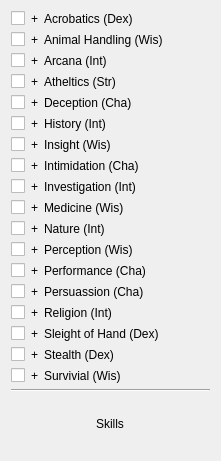
       <widget class="QWidget" name="verticalLayoutWidget_16">
        <property name="geometry">
         <rect>
          <x>80</x>
          <y>300</y>
          <width>221</width>
          <height>461</height>
         </rect>
        </property>
        <layout class="QVBoxLayout" name="skill_vl">
         <item>
          <layout class="QFormLayout" name="skill_fl">
           <item row="0" column="0">
            <layout class="QHBoxLayout" name="acrobatics_hl">
             <item>
              <widget class="QCheckBox" name="acrobatics_cb">
               <property name="layoutDirection">
                <enum>Qt::RightToLeft</enum>
               </property>
               <property name="text">
                <string/>
               </property>
              </widget>
             </item>
             <item>
              <widget class="QLabel" name="acrobaticsMod_lb">
               <property name="text">
                <string>+</string>
               </property>
              </widget>
             </item>
            </layout>
           </item>
           <item row="0" column="1">
            <widget class="QLabel" name="acrobatics_lb">
             <property name="text">
              <string>Acrobatics (Dex)</string>
             </property>
            </widget>
           </item>
           <item row="1" column="0">
            <layout class="QHBoxLayout" name="animalHandling_hl">
             <item>
              <widget class="QCheckBox" name="animalHandling_cb">
               <property name="layoutDirection">
                <enum>Qt::RightToLeft</enum>
               </property>
               <property name="text">
                <string/>
               </property>
              </widget>
             </item>
             <item>
              <widget class="QLabel" name="animalHandlingMod_lb">
               <property name="text">
                <string>+</string>
               </property>
              </widget>
             </item>
            </layout>
           </item>
           <item row="1" column="1">
            <widget class="QLabel" name="animalHandling_lb">
             <property name="text">
              <string>Animal Handling (Wis)</string>
             </property>
            </widget>
           </item>
           <item row="2" column="0">
            <layout class="QHBoxLayout" name="arcana_hl">
             <item>
              <widget class="QCheckBox" name="arcana_cb">
               <property name="layoutDirection">
                <enum>Qt::RightToLeft</enum>
               </property>
               <property name="text">
                <string/>
               </property>
              </widget>
             </item>
             <item>
              <widget class="QLabel" name="arcanaMod_lb">
               <property name="text">
                <string>+</string>
               </property>
              </widget>
             </item>
            </layout>
           </item>
           <item row="2" column="1">
            <widget class="QLabel" name="arcana_lb">
             <property name="text">
              <string>Arcana (Int)</string>
             </property>
            </widget>
           </item>
           <item row="3" column="0">
            <layout class="QHBoxLayout" name="athletics_hl">
             <item>
              <widget class="QCheckBox" name="athletics_cb">
               <property name="layoutDirection">
                <enum>Qt::RightToLeft</enum>
               </property>
               <property name="text">
                <string/>
               </property>
              </widget>
             </item>
             <item>
              <widget class="QLabel" name="athleticsMod_lb">
               <property name="text">
                <string>+</string>
               </property>
              </widget>
             </item>
            </layout>
           </item>
           <item row="3" column="1">
            <widget class="QLabel" name="athletics_lb">
             <property name="text">
              <string>Atheltics (Str)</string>
             </property>
            </widget>
           </item>
           <item row="4" column="0">
            <layout class="QHBoxLayout" name="deception_hl">
             <item>
              <widget class="QCheckBox" name="deception_cb">
               <property name="layoutDirection">
                <enum>Qt::RightToLeft</enum>
               </property>
               <property name="text">
                <string/>
               </property>
              </widget>
             </item>
             <item>
              <widget class="QLabel" name="deceptionMod_lb">
               <property name="text">
                <string>+</string>
               </property>
              </widget>
             </item>
            </layout>
           </item>
           <item row="4" column="1">
            <widget class="QLabel" name="deception_lb">
             <property name="text">
              <string>Deception (Cha)</string>
             </property>
            </widget>
           </item>
           <item row="5" column="0">
            <layout class="QHBoxLayout" name="history_hl">
             <item>
              <widget class="QCheckBox" name="history_cb">
               <property name="layoutDirection">
                <enum>Qt::RightToLeft</enum>
               </property>
               <property name="text">
                <string/>
               </property>
              </widget>
             </item>
             <item>
              <widget class="QLabel" name="historyMod_lb">
               <property name="text">
                <string>+</string>
               </property>
              </widget>
             </item>
            </layout>
           </item>
           <item row="5" column="1">
            <widget class="QLabel" name="history_lb">
             <property name="text">
              <string>History (Int)</string>
             </property>
            </widget>
           </item>
           <item row="6" column="0">
            <layout class="QHBoxLayout" name="insight_hl">
             <item>
              <widget class="QCheckBox" name="insight_cb">
               <property name="layoutDirection">
                <enum>Qt::RightToLeft</enum>
               </property>
               <property name="text">
                <string/>
               </property>
              </widget>
             </item>
             <item>
              <widget class="QLabel" name="insightMod_lb">
               <property name="text">
                <string>+</string>
               </property>
              </widget>
             </item>
            </layout>
           </item>
           <item row="6" column="1">
            <widget class="QLabel" name="insight_lb">
             <property name="text">
              <string>Insight (Wis)</string>
             </property>
            </widget>
           </item>
           <item row="7" column="0">
            <layout class="QHBoxLayout" name="intimidation_hl">
             <item>
              <widget class="QCheckBox" name="intimidation_cb">
               <property name="layoutDirection">
                <enum>Qt::RightToLeft</enum>
               </property>
               <property name="text">
                <string/>
               </property>
              </widget>
             </item>
             <item>
              <widget class="QLabel" name="intimidationMod_lb">
               <property name="text">
                <string>+</string>
               </property>
              </widget>
             </item>
            </layout>
           </item>
           <item row="7" column="1">
            <widget class="QLabel" name="intimidation_lb">
             <property name="text">
              <string>Intimidation (Cha)</string>
             </property>
            </widget>
           </item>
           <item row="8" column="0">
            <layout class="QHBoxLayout" name="investigation_hl">
             <item>
              <widget class="QCheckBox" name="investigation_cb">
               <property name="layoutDirection">
                <enum>Qt::RightToLeft</enum>
               </property>
               <property name="text">
                <string/>
               </property>
              </widget>
             </item>
             <item>
              <widget class="QLabel" name="investigationMod_lb">
               <property name="text">
                <string>+</string>
               </property>
              </widget>
             </item>
            </layout>
           </item>
           <item row="8" column="1">
            <widget class="QLabel" name="investigation_lb">
             <property name="text">
              <string>Investigation (Int)</string>
             </property>
            </widget>
           </item>
           <item row="9" column="0">
            <layout class="QHBoxLayout" name="medicine_hl">
             <item>
              <widget class="QCheckBox" name="medicine_cb">
               <property name="layoutDirection">
                <enum>Qt::RightToLeft</enum>
               </property>
               <property name="text">
                <string/>
               </property>
              </widget>
             </item>
             <item>
              <widget class="QLabel" name="medicineMod_lb">
               <property name="text">
                <string>+</string>
               </property>
              </widget>
             </item>
            </layout>
           </item>
           <item row="9" column="1">
            <widget class="QLabel" name="medicine_lb">
             <property name="text">
              <string>Medicine (Wis)</string>
             </property>
            </widget>
           </item>
           <item row="10" column="0">
            <layout class="QHBoxLayout" name="nature_hl">
             <item>
              <widget class="QCheckBox" name="nature_cb">
               <property name="layoutDirection">
                <enum>Qt::RightToLeft</enum>
               </property>
               <property name="text">
                <string/>
               </property>
              </widget>
             </item>
             <item>
              <widget class="QLabel" name="natureMod_lb">
               <property name="text">
                <string>+</string>
               </property>
              </widget>
             </item>
            </layout>
           </item>
           <item row="10" column="1">
            <widget class="QLabel" name="nature_lb">
             <property name="text">
              <string>Nature (Int)</string>
             </property>
            </widget>
           </item>
           <item row="11" column="0">
            <layout class="QHBoxLayout" name="perception_hl">
             <item>
              <widget class="QCheckBox" name="perception_cb">
               <property name="layoutDirection">
                <enum>Qt::RightToLeft</enum>
               </property>
               <property name="text">
                <string/>
               </property>
              </widget>
             </item>
             <item>
              <widget class="QLabel" name="perceptionMod_lb">
               <property name="text">
                <string>+</string>
               </property>
              </widget>
             </item>
            </layout>
           </item>
           <item row="11" column="1">
            <widget class="QLabel" name="perception_lb">
             <property name="text">
              <string>Perception (Wis)</string>
             </property>
            </widget>
           </item>
           <item row="12" column="0">
            <layout class="QHBoxLayout" name="performance_hl">
             <item>
              <widget class="QCheckBox" name="performance_cb">
               <property name="layoutDirection">
                <enum>Qt::RightToLeft</enum>
               </property>
               <property name="text">
                <string/>
               </property>
              </widget>
             </item>
             <item>
              <widget class="QLabel" name="performanceMod_lb">
               <property name="text">
                <string>+</string>
               </property>
              </widget>
             </item>
            </layout>
           </item>
           <item row="12" column="1">
            <widget class="QLabel" name="performance_lb">
             <property name="text">
              <string>Performance (Cha)</string>
             </property>
            </widget>
           </item>
           <item row="13" column="0">
            <layout class="QHBoxLayout" name="persuassion_hl">
             <item>
              <widget class="QCheckBox" name="persuassion_cb">
               <property name="layoutDirection">
                <enum>Qt::RightToLeft</enum>
               </property>
               <property name="text">
                <string/>
               </property>
              </widget>
             </item>
             <item>
              <widget class="QLabel" name="persuassionMod_lb">
               <property name="text">
                <string>+</string>
               </property>
              </widget>
             </item>
            </layout>
           </item>
           <item row="13" column="1">
            <widget class="QLabel" name="persuassion_lb">
             <property name="text">
              <string>Persuassion (Cha)</string>
             </property>
            </widget>
           </item>
           <item row="14" column="0">
            <layout class="QHBoxLayout" name="religion_hl">
             <item>
              <widget class="QCheckBox" name="religion_cb">
               <property name="layoutDirection">
                <enum>Qt::RightToLeft</enum>
               </property>
               <property name="text">
                <string/>
               </property>
              </widget>
             </item>
             <item>
              <widget class="QLabel" name="religionMod_lb">
               <property name="text">
                <string>+</string>
               </property>
              </widget>
             </item>
            </layout>
           </item>
           <item row="14" column="1">
            <widget class="QLabel" name="religion_lb">
             <property name="text">
              <string>Religion (Int)</string>
             </property>
            </widget>
           </item>
           <item row="15" column="0">
            <layout class="QHBoxLayout" name="sleightOfHand_hl">
             <item>
              <widget class="QCheckBox" name="sleightOfHand_cb">
               <property name="layoutDirection">
                <enum>Qt::RightToLeft</enum>
               </property>
               <property name="text">
                <string/>
               </property>
              </widget>
             </item>
             <item>
              <widget class="QLabel" name="sleightOfHandMod_lb">
               <property name="text">
                <string>+</string>
               </property>
              </widget>
             </item>
            </layout>
           </item>
           <item row="15" column="1">
            <widget class="QLabel" name="sleightOfHand_lb">
             <property name="text">
              <string>Sleight of Hand (Dex)</string>
             </property>
            </widget>
           </item>
           <item row="16" column="0">
            <layout class="QHBoxLayout" name="stealth_hl">
             <item>
              <widget class="QCheckBox" name="stealth_cb">
               <property name="layoutDirection">
                <enum>Qt::RightToLeft</enum>
               </property>
               <property name="text">
                <string/>
               </property>
              </widget>
             </item>
             <item>
              <widget class="QLabel" name="stealthMod_lb">
               <property name="text">
                <string>+</string>
               </property>
              </widget>
             </item>
            </layout>
           </item>
           <item row="16" column="1">
            <widget class="QLabel" name="stealth_lb">
             <property name="text">
              <string>Stealth (Dex)</string>
             </property>
            </widget>
           </item>
           <item row="17" column="0">
            <layout class="QHBoxLayout" name="survival_hl">
             <item>
              <widget class="QCheckBox" name="survival_cb">
               <property name="layoutDirection">
                <enum>Qt::RightToLeft</enum>
               </property>
               <property name="text">
                <string/>
               </property>
              </widget>
             </item>
             <item>
              <widget class="QLabel" name="survivalMod_lb">
               <property name="text">
                <string>+</string>
               </property>
              </widget>
             </item>
            </layout>
           </item>
           <item row="17" column="1">
            <widget class="QLabel" name="survival_lb">
             <property name="text">
              <string>Survivial (Wis)</string>
             </property>
            </widget>
           </item>
          </layout>
         </item>
         <item>
          <widget class="Line" name="skills_horzline">
           <property name="orientation">
            <enum>Qt::Horizontal</enum>
           </property>
          </widget>
         </item>
         <item alignment="Qt::AlignHCenter">
          <widget class="QLabel" name="skills_lb">
           <property name="text">
            <string>Skills</string>
           </property>
          </widget>
         </item>
        </layout>
       </widget>
